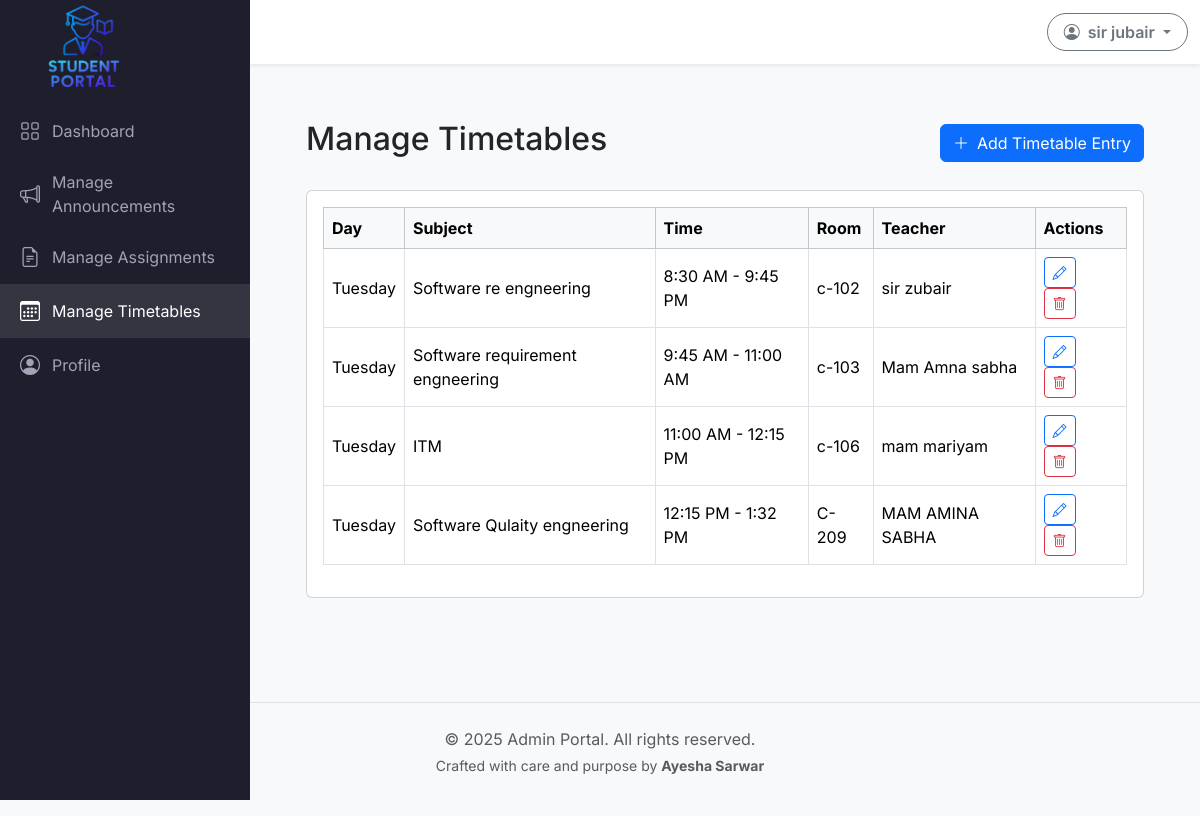
/admin/manage_timetable.php (signed in), run on the app's committed database.
### tables this page shows
CREATE TABLE `timetables` (
  `id` int(11) NOT NULL,
  `day_of_week` varchar(10) NOT NULL,
  `subject` varchar(100) NOT NULL,
  `start_time` time NOT NULL,
  `end_time` time NOT NULL,
  `room` varchar(50) NOT NULL,
  `teacher` varchar(100) NOT NULL,
  `created_at` timestamp NOT NULL DEFAULT current_timestamp()
);

### models/Timetable.php (called while the page is built, shortened)
<?php
require_once __DIR__ . '/../config/db.php';
class Timetable {
    public function getAll() {
        global $conn;
        $sql = "SELECT * FROM timetables ORDER BY FIELD(day_of_week, 'Monday', 'Tuesday', 'Wednesday', 'Thursday', 'Friday')";
        return mysqli_query($conn, $sql);
    }
}

### admin/manage_timetable.php (the view, shortened to what this page needs)
<?php
require_once '../auth/authsession.php';
require_once '../admin_includes/header.php';
require_once '../admin_includes/sidebar.php';
require_once '../admin_includes/navbar.php';
?>
<div class="main-content">
    <div class="container-fluid p-4">
        <div class="d-flex justify-content-between align-items-center mb-4">
            <h2>Manage Timetables</h2>
            <button class="btn btn-primary" data-bs-toggle="modal" data-bs-target="#addTimetableModal">
                <i class="bi bi-plus-lg me-2"></i>Add Timetable Entry
            </button>
        </div>
        <div class="card">
            <div class="card-body">
                <div class="table-responsive">
                    <table class="table table-bordered align-middle">
                        <thead class="table-light">
                            <tr>
                                <th>Day</th>
                                <th>Subject</th>
                                <th>Time</th>
                                <th>Room</th>
                                <th>Teacher</th>
                                <th>Actions</th>
                            </tr>
                        </thead>
                        <tbody>
<?php
require_once '../models/Timetable.php';
$timetableModel = new Timetable();
$timetables = $timetableModel->getAll();
while ($row = mysqli_fetch_assoc($timetables)):
?>
<tr>
    <td><?= htmlspecialchars($row['day_of_week']) ?></td>
    <td><?= htmlspecialchars($row['subject']) ?></td>
    <td><?= date("g:i A", strtotime($row['start_time'])) . " - " . date("g:i A", strtotime($row['end_time'])) ?></td>
    <td><?= htmlspecialchars($row['room']) ?></td>
    <td><?= htmlspecialchars($row['teacher']) ?></td>
    <td>
        <button type="button" class="btn btn-sm btn-outline-primary me-2" data-bs-toggle="modal" data-bs-target="#editTimetableModal<?= $row['id'] ?>">
            <i class="bi bi-pencil"></i>
        </button>
        <form method="POST" action="../controllers/timetable_controller.php" style="display:inline-block;">
            <button type="submit" class="btn btn-sm btn-outline-danger" onclick="return confirm('Are you sure?')"><i class="bi bi-trash"></i></button>
        </form>
    </td>
</tr>
<?php endwhile; ?>
                        </tbody>
                    </table>
                </div>
            </div>
        </div>
    </div>
</div>
<?php require_once '../admin_includes/footer.php'; ?>

### admin_includes/header.php (style rules this page uses)
body { font-family: 'Inter', sans-serif; background-color: #f8f9fa; }
.main-content { margin-left: 250px; padding: 2rem; }

### data on the page
timetables: day_of_week "Tuesday", subject "Software re engneering", start_time "8:30 AM", end_time "9:45 PM", room "c-102", teacher "sir zubair"
timetables: day_of_week "Tuesday", subject "Software requirement engneering", start_time "9:45 AM", end_time "11:00 AM", room "c-103", teacher "Mam Amna sabha"
timetables: day_of_week "Tuesday", subject "ITM", start_time "11:00 AM", end_time "12:15 PM", room "c-106", teacher "mam mariyam"
timetables: day_of_week "Tuesday", subject "Software Qulaity engneering", start_time "12:15 PM", end_time "1:32 PM", room "C-209", teacher "MAM AMINA SABHA"

### other printed values
$_SESSION['full_name'] "sir jubair"
